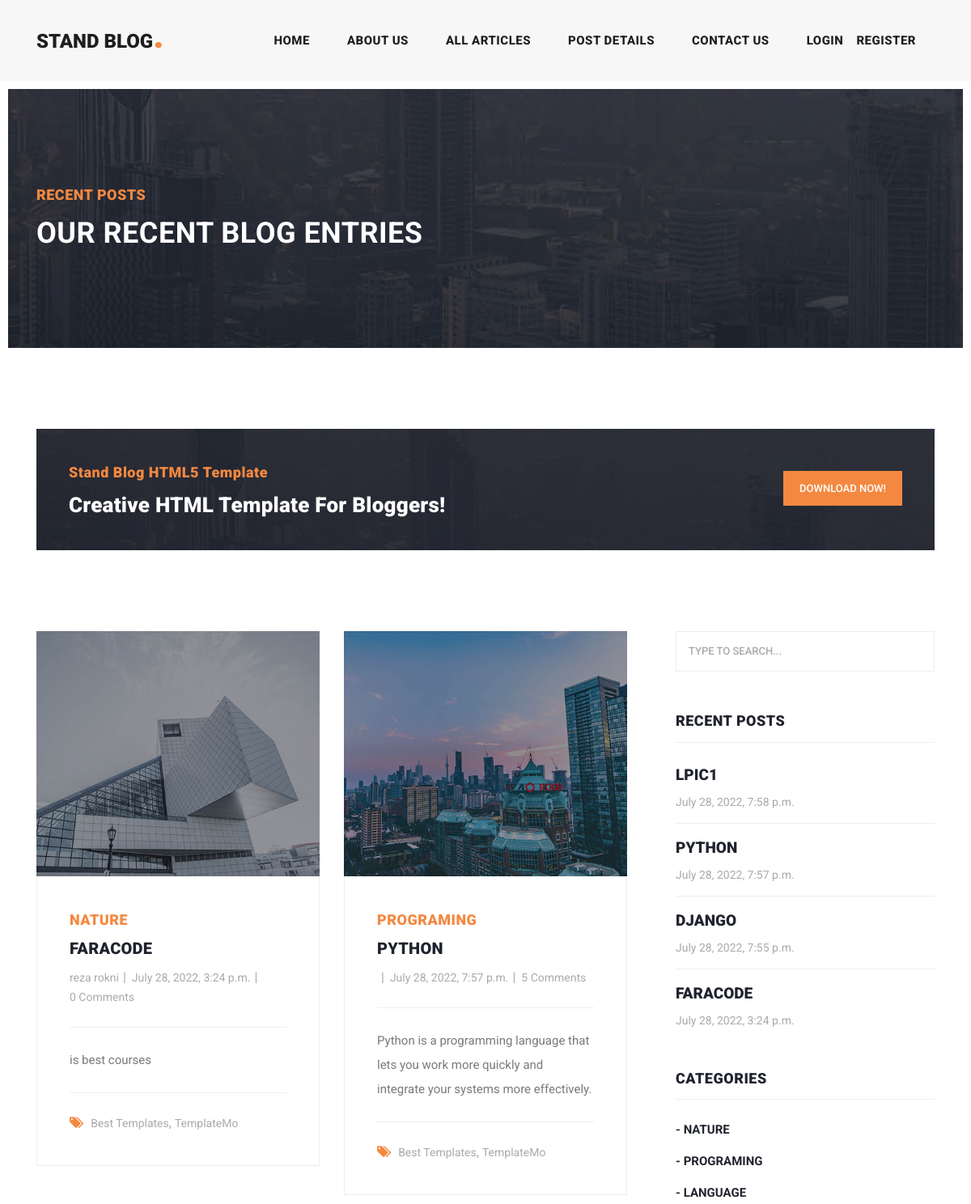
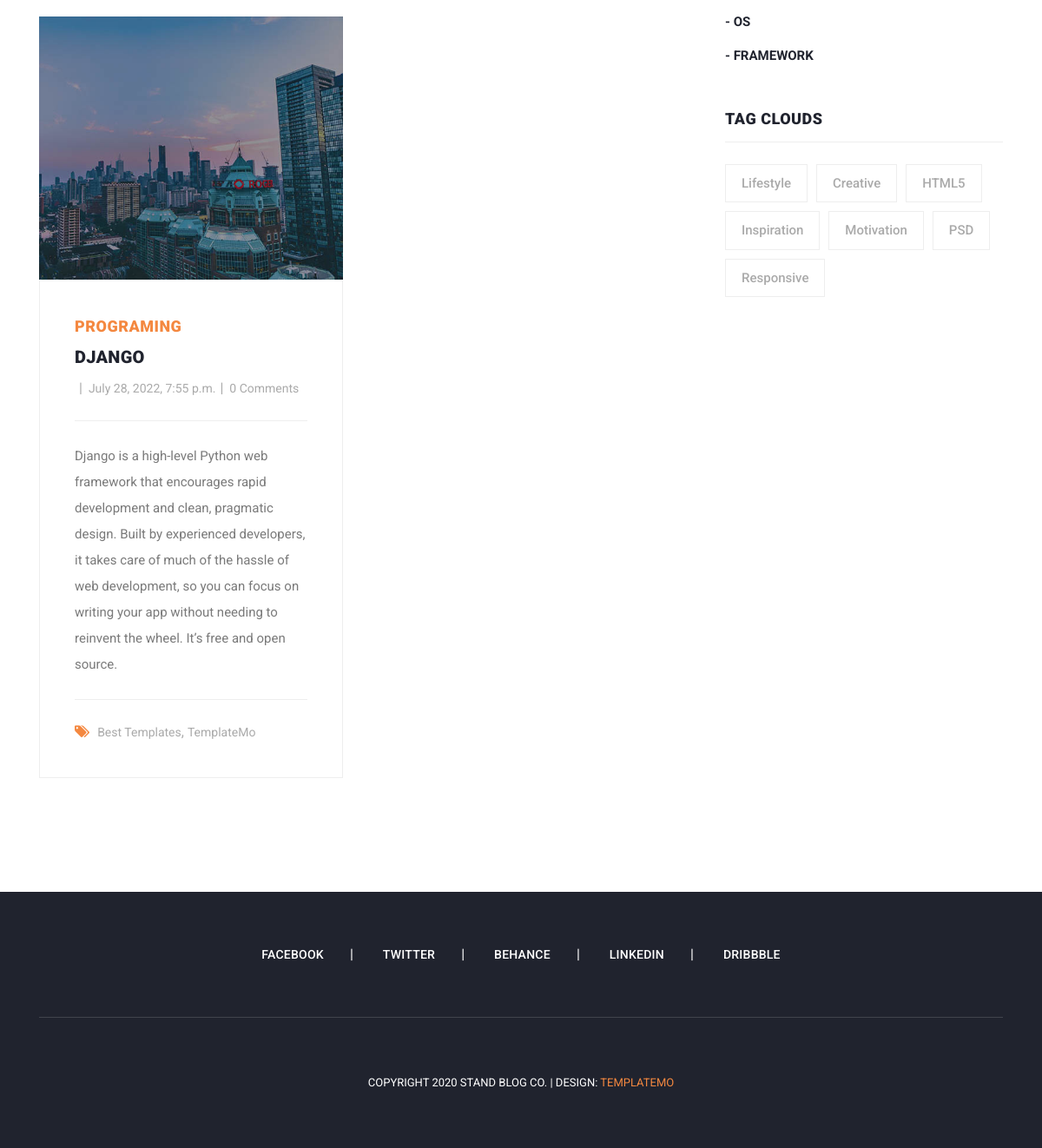
Screenshot of /articles/category/2 with the database file from the repository (2 pictures, top to bottom).
### blog_post/models.py (models this page shows, shortened)
class Article(models.Model):
    auther = models.ForeignKey(User, on_delete=models.CASCADE, related_name='articles')
    category =models.ManyToManyField(Category, related_name='articles')
    title = models.CharField(max_length=70)
    body = models.TextField()
    image = models.ImageField(upload_to='images/articles')
    created = models.DateTimeField(auto_now_add=True)
    updated = models.DateTimeField(auto_now=True)
    pubdate = models.DateField(default=timezone.now)
    slug = models.SlugField(blank=True, unique=True)
    class Meta:
        ordering = ('-updated', '-created' ) # - : from last to first
    def get_absolute_url(self):
        return reverse('blog_post:article_detail', kwargs={'slug': self.slug})

class Category(models.Model):
    title = models.CharField(max_length=100)
    updated = models.DateTimeField(auto_now_add=True)
    def __str__(self):
        return self.title

### blog_post/views.py (the view)
# urls.py: path('category/<int:pk>', views.category_detail, name='category_detail'),
def category_detail(request, pk=None):
    category = get_object_or_404(Category, id=pk)
    articles = category.articles.all()
    return render(request, 'blog_post/article_list.html', {'articles': articles})

### context_processors/context_processors.py (called while the page is built)
def recent_articles(request):
    recent_articles = Article.objects.order_by('-created')
    return {'recent_articles': recent_articles}

def categories(request):
    categories = Category.objects.all()
    return {'categories': categories}

### blog_post/templates/blog_post/article_list.html (shortened to what this page needs)
{% extends 'base.html' %}
{% load static %}
{% block contant %}
    <div class="heading-page header-text">
        <section class="page-heading">
            <div class="container">
                <div class="row">
                    <div class="col-lg-12">
                        <div class="text-content">
                            <h4>Recent Posts</h4>
                            <h2>Our Recent Blog Entries</h2>
                        </div>
                    </div>
                </div>
            </div>
        </section>
    </div>
    <section class="call-to-action">
        <div class="container">
            <div class="row">
                <div class="col-lg-12">
                    <div class="main-content">
                        <div class="row">
                            <div class="col-lg-8">
                                <span>Stand Blog HTML5 Template</span>
                                <h4>Creative HTML Template For Bloggers!</h4>
                            </div>
                            <div class="col-lg-4">
                                <div class="main-button">
                                    <a href="https://templatemo.com/tm-551-stand-blog" target="_parent">Download
                                        Now!</a>
                                </div>
                            </div>
                        </div>
                    </div>
                </div>
            </div>
        </div>
    </section>
    <section class="blog-posts grid-system">
        <div class="container">
            <div class="row">
                <div class="col-lg-8">
                    <div class="all-blog-posts">
                        <div class="row">
                            {% for article in articles %}
                                <div class="col-lg-6">
                                    <div class="blog-post">
                                        <div class="blog-thumb">
                                            <img src="{{ article.image.url }}" alt="">
                                        </div>
                                        <div class="down-content">
                                            <span>{{ article.category.all.first }}</span>
                                            <a href="{{ article.get_absolute_url }}"><h4>{{ article.title }}</h4></a>
                                            <ul class="post-info">
                                                <li><a href="#">{{ article.auther.get_full_name }}</a></li>
                                                <li><a href="#">{{ article.created }}</a></li>
                                                <li><a href="#">{{ article.comments.all.count }} Comments</a></li>
                                            </ul>
                                            <p>{{ article.body }}</p>
                                            <div class="post-options">
                                                <div class="row">
                                                    <div class="col-lg-12">
                                                        <ul class="post-tags">
                                                            <li><i class="fa fa-tags"></i></li>
                                                            <li><a href="#">Best Templates</a>,</li>
                                                            <li><a href="#">TemplateMo</a></li>
                                                        </ul>
                                                    </div>
                                                </div>
                                            </div>
                                        </div>
                                    </div>
                                </div>
                            {% endfor %}
                            <div class="col-lg-12">
                            </div>
                        </div>
                    </div>
                </div>
                {% include 'includes/side_bar.html' %}
            </div>
        </div>
    </section>
{% endblock %}

### templates/base.html (shortened to what this page needs)
{% load static %}
<!DOCTYPE html>
<html lang="en">
<head>
{% include 'includes/header_refrences.html' %}
{% include 'includes/header.html' %}
{% block contant %}
{% endblock %}
{% include 'includes/footer.html' %}
</body>
</html>

### templates/includes/header_refrences.html (shortened to what this page needs)
{% load static %}
<link href="{% static 'vendor/bootstrap/css/bootstrap.min.css' %}" rel="stylesheet">
<link rel="stylesheet" href="{% static 'css/fontawesome.css' %}">
<link rel="stylesheet" href="{% static 'css/templatemo-stand-blog.css' %}">
<link rel="stylesheet" href="{% static 'css/owl.css' %}">

### templates/includes/header.html (shortened to what this page needs)
{% load static %}
<header class="">
    <nav class="navbar navbar-expand-lg">
        <div class="container">
            <a class="navbar-brand" href="index.html"><h2>Stand Blog<em>.</em></h2></a>
            <div class="collapse navbar-collapse" id="navbarResponsive">
                <ul class="navbar-nav ml-auto">
                    <li class="nav-item {% if request.resolver_match.url_name == 'home' %}active{% endif %}">
                        <a class="nav-link" href="{% url 'home:home' %}">home
                        </a>
                    </li>
                    <li class="nav-item">
                        <a class="nav-link" href="about.html">About Us</a>
                    </li>
                     <li class="nav-item {% if request.resolver_match.url_name == 'articles_list' %}active{% endif %}">
                        <a class="nav-link" href="{% url 'blog_post:articles_list' %}">All Articles</a>
                    </li>
                    <li class="nav-item">
                        <a class="nav-link" href="post-details.html">Post Details</a>
                    </li>
                    <li class="nav-item">
                        <a class="nav-link" href="{% url 'blog_post:contact_us' %}">Contact Us</a>
                    </li>
                    <li class="nav-item">
                        {% if request.user.is_authenticated %}
                            <div class="d-flex">
                                <a class="nav-link" href="">{{ request.user.username }}</a>
                                {% if user.profile.image %}
                                    <img src="{{ user.profile.image.url }}" width="20px" height="25px"
                                         style="border-radius: 100%" alt="">
                                {% else %}
                                    <img src="{% static 'images/icons/index.jpg' %}" width="20px" height="25px"
                                         style="border-radius: 100%" alt="">
                                {% endif %}
                                <a href="{% url 'account:logout' %}"><span
                                        class="badge badge-danger mt-2"> logout</span></a>
                            </div>
                        {% else %}
                            <div class="d-flex">
                                <a class="nav-link" href="{% url 'account:login' %}">login</a>
                                <a class="nav-link" href="{% url 'account:register' %}"> register</a>
                            </div>
                        {% endif %}
                    </li>
                </ul>
            </div>
        </div>
    </nav>
</header>

### templates/includes/side_bar.html
{% load static %}
 <div class="col-lg-4">
            <div class="sidebar">
              <div class="row">
                <div class="col-lg-12">
                  <div class="sidebar-item search">
                    <form id="search_form" name="gs" method="GET" action="{% url 'blog_post:search_articles' %}">
                      <input type="text" name="q" class="searchText" placeholder="type to search..." autocomplete="on">
                    </form>
                  </div>
                </div>
                <div class="col-lg-12">
                  <div class="sidebar-item recent-posts">
                    <div class="sidebar-heading">
                      <h2>Recent Posts</h2>
                    </div>
                    <div class="content">
                      <ul>
                        {% for article in recent_articles %}
                            <li><a href="{{ article.get_absolute_url }}">
                          <h5>{{ article.title }}</h5>
                          <span>{{ article.created }}</span>
                        </a></li>
                          {% endfor %}
                      </ul>
                    </div>
                  </div>
                </div>
                <div class="col-lg-12">
                  <div class="sidebar-item categories">
                    <div class="sidebar-heading">
                      <h2>Categories</h2>
                    </div>
                    <div class="content">
                      <ul>
                       {% for cat in categories %}
                        <li><a href="{% url 'blog_post:category_detail' cat.id %}">- {{ cat.title }}</a></li>
                       {% endfor %}
                      </ul>
                    </div>
                  </div>
                </div>
                <div class="col-lg-12">
                  <div class="sidebar-item tags">
                    <div class="sidebar-heading">
                      <h2>Tag Clouds</h2>
                    </div>
                    <div class="content">
                      <ul>
                        <li><a href="#">Lifestyle</a></li>
                        <li><a href="#">Creative</a></li>
                        <li><a href="#">HTML5</a></li>
                        <li><a href="#">Inspiration</a></li>
                        <li><a href="#">Motivation</a></li>
                        <li><a href="#">PSD</a></li>
                        <li><a href="#">Responsive</a></li>
                      </ul>
                    </div>
                  </div>
                </div>
              </div>
            </div>
          </div>

### templates/includes/footer.html
{% load static %}
<footer>
    <div class="container">
        <div class="row">
            <div class="col-lg-12">
                <ul class="social-icons">
                    <li><a href="#">Facebook</a></li>
                    <li><a href="#">Twitter</a></li>
                    <li><a href="#">Behance</a></li>
                    <li><a href="#">Linkedin</a></li>
                    <li><a href="#">Dribbble</a></li>
                </ul>
            </div>
            <div class="col-lg-12">
                <div class="copyright-text">
                    <p>Copyright 2020 Stand Blog Co.
                        | Design: <a rel="nofollow" href="https://templatemo.com" target="_parent">TemplateMo</a></p>
                </div>
            </div>
        </div>
    </div>
</footer>

### templates/includes/footer_refrences.html (shortened to what this page needs)
{% load static %}

### rows the page displays
Article: image (picture), category.all.first "NATURE", title "FARACODE", auther.get_full_name "reza rokni", created "July 28, 2022, 3:24 p.m.", comments.all.count "0", body "is best courses"
Article: image (picture), category.all.first "PROGRAMING", title "PYTHON", created "July 28, 2022, 7:57 p.m.", comments.all.count "5", body "Python is a programming language that lets you work more quickly and integrate your systems more effectively."
Article: image (picture), category.all.first "PROGRAMING", title "DJANGO", created "July 28, 2022, 7:55 p.m.", comments.all.count "0", body "Django is a high-level Python web framework that encourages rapid development and clean, pragmatic design. Built by experienced developers, it takes care of much of the hassle of web development, so you can focus on writing your app without needing to reinvent the wheel. It’s free and open source."
Article: title "LPIC1", created "July 28, 2022, 7:58 p.m."
Category: title "NATURE"
Category: title "PROGRAMING"
Category: title "LANGUAGE"
Category: title "OS"
Category: title "FRAMEWORK"
